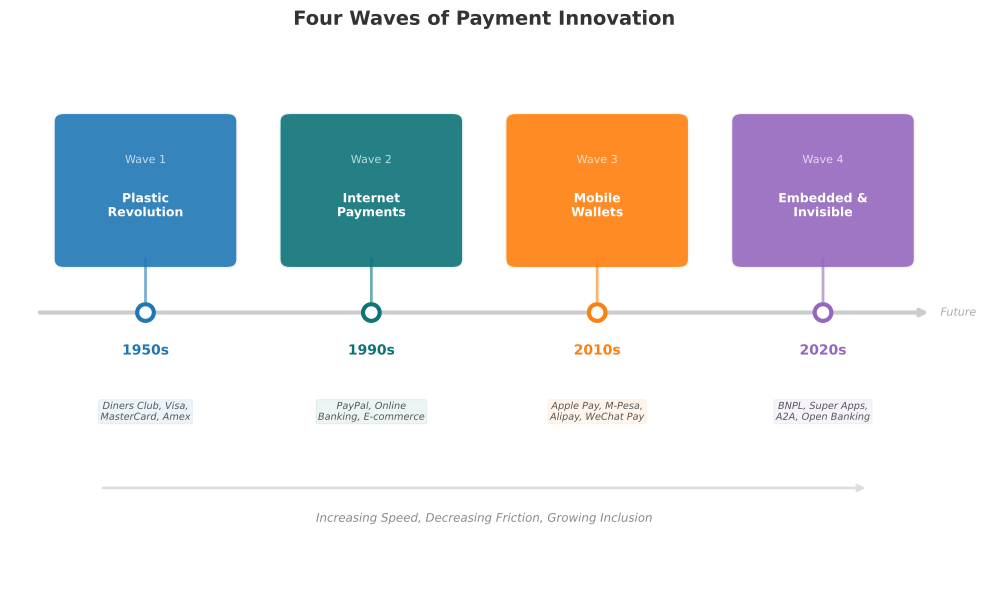

This chart was generated by the following Python code:
"""
Figure 10: Payment Innovation Timeline
Timeline showing payment disruption waves: 1950s credit cards -> 1990s internet
payments -> 2010s mobile wallets -> 2020s embedded/invisible payments.
"""
import sys
import os
sys.path.insert(0, os.path.join(os.path.dirname(__file__), '..', '..', '_shared'))

import matplotlib
matplotlib.use('Agg')
import matplotlib.pyplot as plt
import matplotlib.patches as mpatches
from matplotlib.patches import FancyBboxPatch
import numpy as np

try:
    from chart_styles import V4_COLORS, apply_v4_style, save_chart
except ImportError:
    V4_COLORS = {
        'MLPURPLE': '#9467BD', 'MLBLUE': '#1F77B4', 'MLRED': '#D62728',
        'MLORANGE': '#FF7F0E', 'MLGREEN': '#2CA02C', 'MLGRAY': '#7F7F7F',
        'MLTEAL': '#0D7377', 'MLCYAN': '#14BDEB', 'MLYELLOW': '#BCBD22',
        'MLPINK': '#E377C2', 'MLBROWN': '#8C564B',
    }
    def apply_v4_style(ax, title='', xlabel='', ylabel=''):
        ax.set_title(title, fontsize=14, fontweight='bold', pad=15, color='#333333')
        if xlabel: ax.set_xlabel(xlabel, fontsize=11, color='#555555')
        if ylabel: ax.set_ylabel(ylabel, fontsize=11, color='#555555')
        ax.spines['top'].set_visible(False)
        ax.spines['right'].set_visible(False)
        ax.spines['left'].set_color('#CCCCCC')
        ax.spines['bottom'].set_color('#CCCCCC')
        ax.tick_params(colors='#555555', labelsize=9)
        ax.set_facecolor('white')
        return ax
    def save_chart(fig, filename='chart.pdf', dpi=300):
        fig.tight_layout()
        fig.savefig(filename, format='pdf', bbox_inches='tight', dpi=dpi, facecolor='white')
        plt.close(fig)
        print(f'Saved: {filename}')

CHART_METADATA = {
    'title': 'Payment Innovation Timeline',
    'type': 'time_series',
    'section': 'Payment Innovation',
    'lecture_number': 3,
}

np.random.seed(42)

# Four disruption waves
waves = [
    {
        'era': 'Wave 1',
        'year': '1950s',
        'title': 'Plastic\nRevolution',
        'examples': 'Diners Club, Visa,\nMasterCard, Amex',
        'color': V4_COLORS['MLBLUE'],
        'x': 1.5,
    },
    {
        'era': 'Wave 2',
        'year': '1990s',
        'title': 'Internet\nPayments',
        'examples': 'PayPal, Online\nBanking, E-commerce',
        'color': V4_COLORS['MLTEAL'],
        'x': 4.0,
    },
    {
        'era': 'Wave 3',
        'year': '2010s',
        'title': 'Mobile\nWallets',
        'examples': 'Apple Pay, M-Pesa,\nAlipay, WeChat Pay',
        'color': V4_COLORS['MLORANGE'],
        'x': 6.5,
    },
    {
        'era': 'Wave 4',
        'year': '2020s',
        'title': 'Embedded &\nInvisible',
        'examples': 'BNPL, Super Apps,\nA2A, Open Banking',
        'color': V4_COLORS['MLPURPLE'],
        'x': 9.0,
    },
]

fig, ax = plt.subplots(1, 1, figsize=(10, 6))
ax.set_xlim(0, 10.5)
ax.set_ylim(0, 7)
ax.axis('off')
fig.patch.set_facecolor('white')

# Timeline arrow
ax.annotate('', xy=(10.2, 3.5), xytext=(0.3, 3.5),
            arrowprops=dict(arrowstyle='->', color='#CCCCCC', lw=3))
ax.text(10.3, 3.5, 'Future', ha='left', va='center',
        fontsize=8, color='#AAAAAA', fontstyle='italic')

# Draw each wave
for wave in waves:
    cx = wave['x']
    color = wave['color']

    # Dot on timeline
    ax.plot(cx, 3.5, 'o', color=color, markersize=14, zorder=5)
    ax.plot(cx, 3.5, 'o', color='white', markersize=8, zorder=6)

    # Year label below timeline
    ax.text(cx, 3.0, wave['year'], ha='center', va='center',
            fontsize=10, fontweight='bold', color=color)

    # Wave label above
    era_box = FancyBboxPatch((cx - 0.9, 4.2), 1.8, 1.8,
                              boxstyle="round,pad=0.12",
                              facecolor=color, edgecolor='white',
                              linewidth=2, alpha=0.9)
    ax.add_patch(era_box)
    ax.text(cx, 5.5, wave['era'], ha='center', va='center',
            fontsize=8, color='white', alpha=0.7)
    ax.text(cx, 4.9, wave['title'], ha='center', va='center',
            fontsize=9, fontweight='bold', color='white')

    # Connector line
    ax.plot([cx, cx], [3.65, 4.2], color=color, linewidth=2, alpha=0.6)

    # Examples below timeline
    ax.text(cx, 2.2, wave['examples'], ha='center', va='center',
            fontsize=7, color='#555555', fontstyle='italic',
            bbox=dict(boxstyle='round,pad=0.2', facecolor=color,
                      alpha=0.08, edgecolor=color, linewidth=0.8))

# Disruption impact annotation
ax.annotate('', xy=(9.5, 1.2), xytext=(1.0, 1.2),
            arrowprops=dict(arrowstyle='->', color='#DDDDDD', lw=2))
ax.text(5.25, 0.8, 'Increasing Speed, Decreasing Friction, Growing Inclusion',
        ha='center', va='center', fontsize=8.5, color='#888888',
        fontstyle='italic')

ax.set_title('Four Waves of Payment Innovation',
             fontsize=14, fontweight='bold', pad=15, color='#333333')

output_path = os.path.join(os.path.dirname(__file__), 'chart.pdf')
save_chart(fig, output_path)
